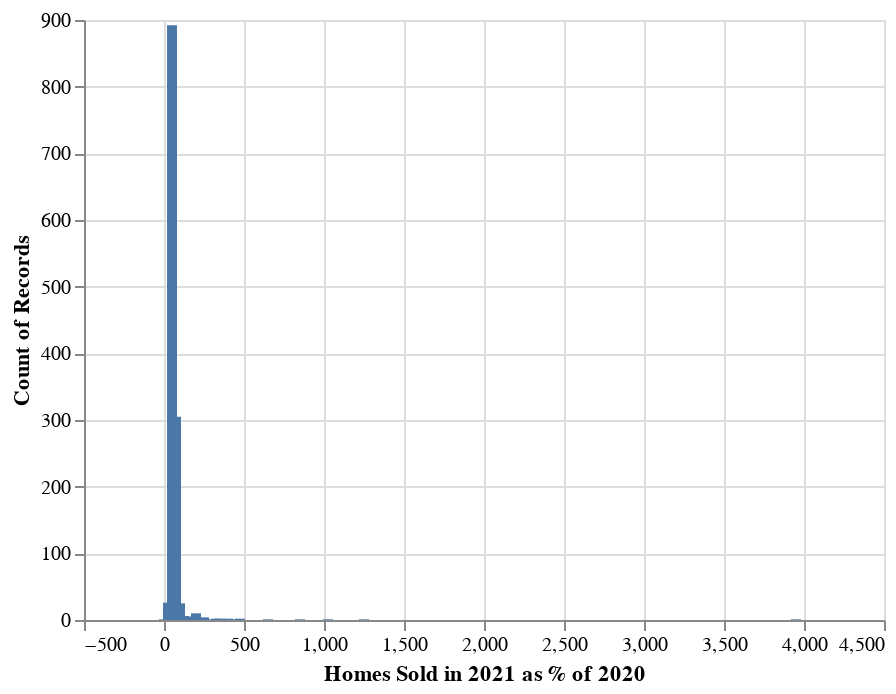

Notebook source saved alongside this figure:
### Code cell
alt.Chart(ytd_transaction_vols).mark_bar().encode(
    x = alt.X('homes_sold_bin:Q',title = "Homes Sold in 2021 as % of 2020"),
    y = 'count()'
).transform_bin('homes_sold_bin', 'homes_sold_pct', bin = alt.Bin(step = 25))

### Figure 1 — Vega-Lite specification as saved in the notebook (floating-point values rounded to 4 significant figures; data arrays with more than 128 entries replaced by an {"elided": "..."} marker saying what was removed)
{"config": {"view": {"continuousWidth": 400, "continuousHeight": 300}}, "data": {"name": "data-b371bc441bc227da2ca915377260cdba"}, "mark": "bar", "encoding": {"x": {"type": "quantitative", "field": "homes_sold_bin", "title": "Homes Sold in 2021 as % of 2020"}, "y": {"type": "quantitative", "aggregate": "count"}}, "transform": [{"bin": {"step": 25}, "field": "homes_sold_pct", "as": "homes_sold_bin"}], "$schema": "https://vega.github.io/schema/vega-lite/v4.8.1.json", "datasets": {"data-b371bc441bc227da2ca915377260cdba": {"elided": "1295 records"}}}
